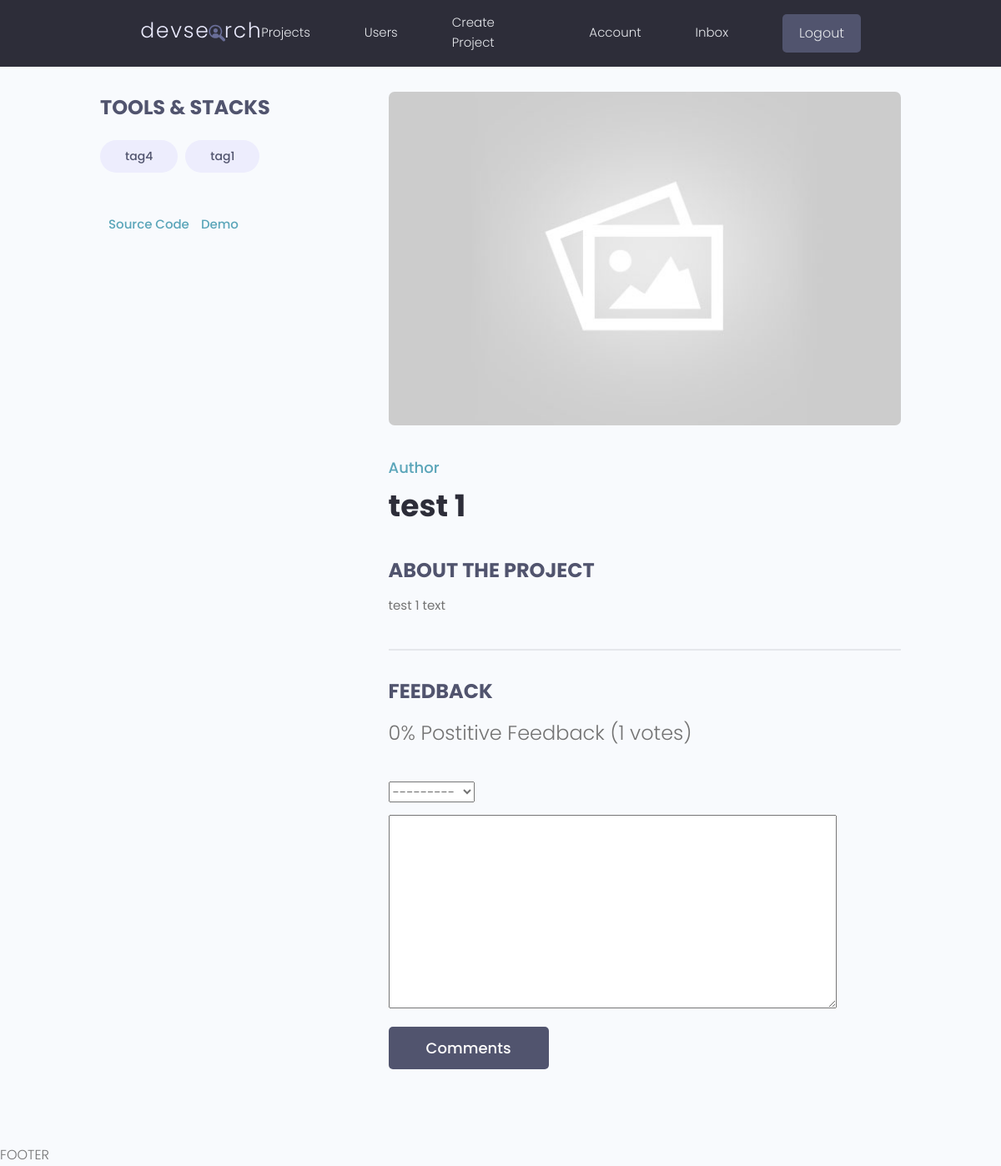
Screenshot of /project/baa1d8ac-ed88-431d-ae57-07d81e482833/ (signed in) with the database file from the repository.
### projects/models.py (models this page shows, shortened)
class Tag(models.Model):
    name = models.CharField(max_length=200)
    created = models.DateTimeField(auto_now_add=True)
    id = models.UUIDField(default=uuid.uuid4, unique=True, primary_key=True, editable=False)
    def __str__(self):
        return self.name

class Project(models.Model):
    owner = models.ForeignKey(Profile, null=True, blank=True, on_delete=models.SET_NULL)
    title = models.CharField(max_length=200)
    description = models.TextField(null=True, blank=True)
    featured_image = models.ImageField(null=True, blank=True, default="default.jpg")
    demo_link = models.CharField(max_length=2000, null=True, blank=True)
    source_link = models.CharField(max_length=2000, null=True, blank=True)
    tags = models.ManyToManyField('Tag', blank=True)
    vote_total = models.IntegerField(default=0, null=True, blank=True)
    vote_ratio = models.IntegerField(default=0, null=True, blank=True)
    created = models.DateTimeField(auto_now_add=True)
    id = models.UUIDField(default=uuid.uuid4, unique=True, primary_key=True, editable=False)
    def review_creators(self):
        queryset = self.review_creators.all().values_list('owner__id', flat=True)
        return queryset

class Review(models.Model):
    VOTE_TYPE = (
        ('up', 'Up Vote'),
        ('down', 'Down Vote'),
    )
    owner = models.ForeignKey(Profile, on_delete=models.CASCADE, null=True)
    project = models.ForeignKey(Project, on_delete=models.CASCADE)
    body = models.TextField(null=True, blank=True)
    value = models.CharField(max_length=200, choices=VOTE_TYPE)
    created = models.DateTimeField(auto_now_add=True)
    id = models.UUIDField(default=uuid.uuid4, unique=True, primary_key=True, editable=False)
    class Meta:
        unique_together = [['owner', 'project']]

### projects/views.py (the view, shortened to what this page needs)
# urls.py: path('project/<str:pk>/', views.project, name="project"),
def project(request, pk):
    projectObj = Project.objects.get(id=pk)
    form = ReviewForm()
    context = {'project': projectObj, 'form': form}
    return render(request, 'projects/single-project.html', context)

### projects/forms.py
class ReviewForm(ModelForm):
    class Meta:
        model = Review
        fields = ['value', 'body']
        labels = {
            'value': 'Vote here',
            'body': 'Leave a comment'
        }

### projects/templates/projects/single-project.html (shortened to what this page needs)
<!DOCTYPE html>
<html lang="en">
<head>
</head>
<body>
{% extends  'main.html' %}
{% block content %}
 <main class="singleProject my-md">
    <div class="container">
      <div class="layout">
        <div class="column column--1of3">
          <h3 class="singleProject__subtitle">Tools & Stacks</h3>
          <div class="singleProject__toolStack">
              {% for tag in project.tags.all %}
            <span class="tag tag--pill tag--sub tag--lg">
              <small>{{tag}}</small>
            </span>
              {% endfor %}
          </div>
            {% if project.source_link %}
          <a class="singleProject__liveLink" href="#" target="_blank">Source Code
          </a>
            {% endif %}
            {% if project.demo_link %}
          <a class="singleProject__liveLink" href="#" target="_blank">Demo
          </a>
            {% endif %}
        </div>
        <div class="column column--2of3">
          <img class="singleProject__preview" src="{{ project.featured_image.url }}" alt="portfolio thumbnail" />
          <a class="singleProject__developer">Author</a>
          <h2 class="singleProject__title">{{project.title}}</h2>
          <h3 class="singleProject__subtitle">About the Project</h3>
          <div class="singleProject__info">
              {{project.description}}
          </div>
          <div class="comments">
            <h3 class="singleProject__subtitle">Feedback</h3>
            <h5 class="project--rating">
              {{project.vote_ratio}}% Postitive Feedback ({{project.vote_total}} votes)
            </h5>
            {% if request.user.profile.id in project.review_creators %}
            <p>Already reviewed</p>
            {% elif request.user.profile == project.owner %}
            <p>Cannot review own project</p>
            {% elif request.user.is_authenticated %}
            <form class="form" action="{% url 'project' project.id %}" method="POST">
              {% for field in form %}
              <div class="form__field">
                {{field}}
              </div>
              {% endfor %}
              <input class="btn btn--sub btn--lg" type="submit" value="Comments" />
            </form>
            {% else %}
            <a href="{% url 'login' %}?next={{request.path}}">Login</a>
            {% endif %}
        </div>
      </div>
    </div>
    </div>
  </main>
{% endblock content %}

### static/styles/app.css (style rules this page uses)
:root { --color-sub: #2d2d39; }
.btn--sub { background-color: var(--color-sub-light); }
img { width: 100%; }
.singleProject .column--1of3 { order: 2; }
@media screen and (min-width: 1081px) { .singleProject .column--1of3 { order: 1; } }
@media screen and (min-width: 1081px) { .singleProject .column--2of3 { order: 2; } }
.singleProject__toolStack { margin-top: 2rem; margin-bottom: 4rem; }
.singleProject__liveLink { font-weight: 500; transition: all 0.3s ease-in-out; border-bottom: 2px solid transparent; }
.singleProject__preview { height: 50vh; object-fit: cover; object-position: top center; margin-bottom: 3rem; border-radius: 0.7rem; }
.singleProject__developer { font-size: 1.8rem; font-weight: 500; }
.singleProject__title { font-size: 3.6rem; font-weight: 700; color: var(--color-sub); margin-bottom: 3rem; }
.project--rating { margin-bottom: 1.6em; margin-top: .5em; }
.singleProject__subtitle { text-transform: uppercase; font-size: 2.4rem; font-weight: 700; color: var(--color-sub-light); margin-bottom: 1rem; }
.comments { margin-top: 4rem; padding-top: 3rem; border-top: 2px solid var(--color-light); }

### static/uikit/styles/modules/_variables.css (style rules this page uses)
:root { --color-main: #5aa5b9; --color-main-light: #e6faff; --color-sub: #3f4156; --color-sub-light: #51546e; --color-sub-lighter: #ededfd; --color-text: #737373; --color-gray: #8b8b8b; --color-light: #e5e7eb; --color-light-gray: #767676; --color-bg: #f8fafd; --color-white: #fffefd; --color-white-light: #f3f3f3; --color-success: #359e64; --color-success-bg: #def8e8; --color-error: #fc4b0b; --color-error-bg: #fff2ee; --font-base: 'Poppins', arial, helvetica, 'Segoe UI', roboto, ubuntu, sans-serif; --font-monospace: 'Fira Code', 'Courier New', courier, monospace; --font-regular: 300; --font-medium: 500; --font-bold: 700; --generic-shadow: 1px 1px 5px #00000010; --generic-transition: all 0.3s ease-in-out; }

### static/uikit/styles/modules/_base.css (style rules this page uses)
* { margin: 0; padding: 0; box-sizing: border-box; text-rendering: optimizeLegibility; color: inherit; font-size: inherit; }
html { font-size: 50%; }
@media only screen and (min-width: 480px) { html { font-size: 56.25%; } }
@media only screen and (min-width: 1200px) { html { font-size: 62.5%; } }
body { line-height: 1.6; font-weight: 400; font-size: 1.5rem; color: var(--color-text); background-color: var(--color-bg); min-height: 100vh; }

### static/uikit/styles/modules/_typography.css (style rules this page uses)
* { font-family: var(--font-base); }
h2 { font-size: 3.6rem; font-weight: var(--font-bold); }
h3 { font-size: 3.2rem; font-weight: var(--font-medium); }
h5 { font-size: 2.4rem; font-weight: var(--font-medium); }
h5, h6 { font-weight: var(--font-regular); }
p, span, strong { font-size: 1.6rem; color: var(--color-text); font-weight: var(--font-regular); }
a { padding-bottom: 2px; text-decoration: none; display: inline-block; color: var(--color-main); font-weight: var(--font-medium); }

### static/uikit/styles/modules/_utilities.css (style rules this page uses)
.container { width: 92%; max-width: 165rem; margin: 0 auto; box-sizing: border-box; }
@media screen and (min-width: 1000px) { .container { width: 90%; } }
@media screen and (min-width: 1200px) { .container { width: 80%; } }
.my-md { margin: 3rem auto; }

### static/uikit/styles/modules/_button.css (style rules this page uses)
.btn { display: inline-block; position: relative; cursor: pointer; background-color: var(--color-light); font-weight: var(--font-medium); color: var(--color-sub); text-decoration: none; padding: 1rem 2rem; border-radius: 0.5rem; border: none; width: -webkit-fit-content; width: -moz-fit-content; width: fit-content; height: -webkit-fit-content; height: -moz-fit-content; height: fit-content; font-size: 1.6rem; outline-width: 0; outline-color: transparent; -webkit-backface-visibility: hidden; backface-visibility: hidden; transition: all 0.3s ease-in-out; }
.btn--sub { background-color: var(--color-sub); color: var(--color-white); }
.btn--lg { font-size: 1.8rem; padding: 1.2rem 4.5rem; }

### static/uikit/styles/modules/_form.css (style rules this page uses)
.form { display: block; }
.form__field { margin-top: 1.5rem; margin-bottom: 1.5rem; }

### static/uikit/styles/modules/_layout.css (style rules this page uses)
.layout { display: flex; flex-flow: row wrap; justify-content: space-between; }
.layout > .column { margin-bottom: 3rem; }
.layout > .column.column--1of3 { flex-basis: 30%; }
.layout > .column.column--2of3 { flex-basis: 64%; }

### rows the page displays
Tag: name "tag4"
Tag: name "tag1"
Project: featured_image (placeholder picture), title "test 1", description "test 1 text", vote_ratio "0", vote_total "1"
